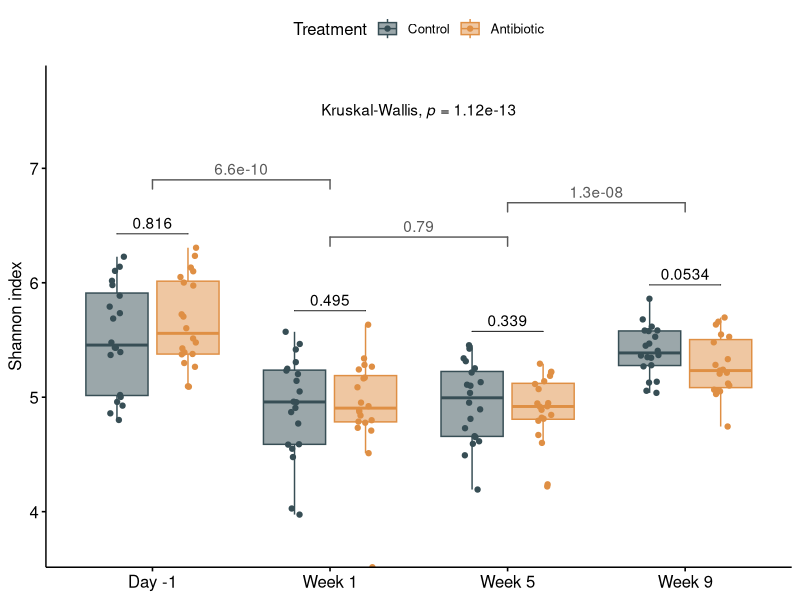
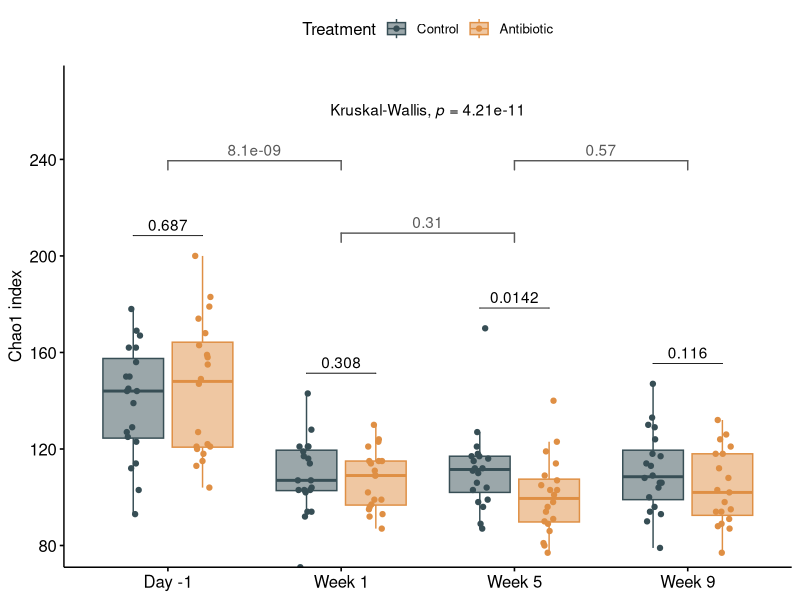
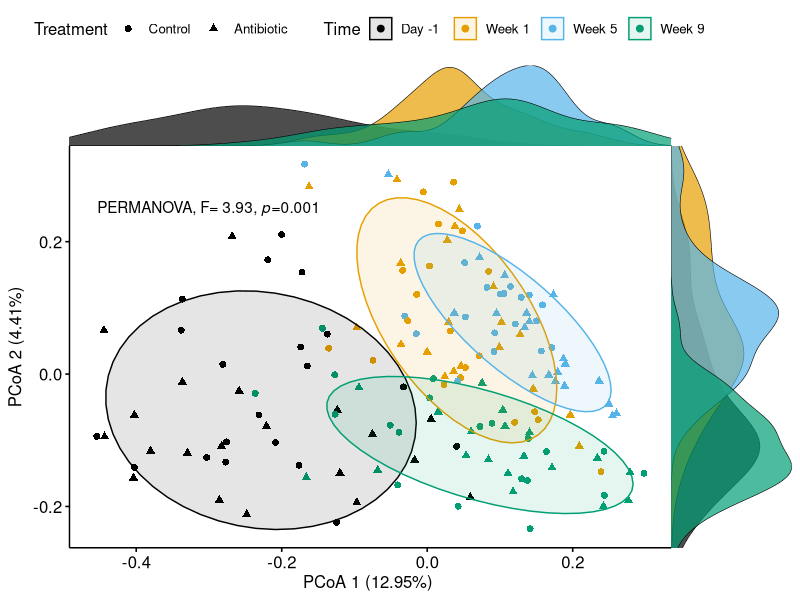
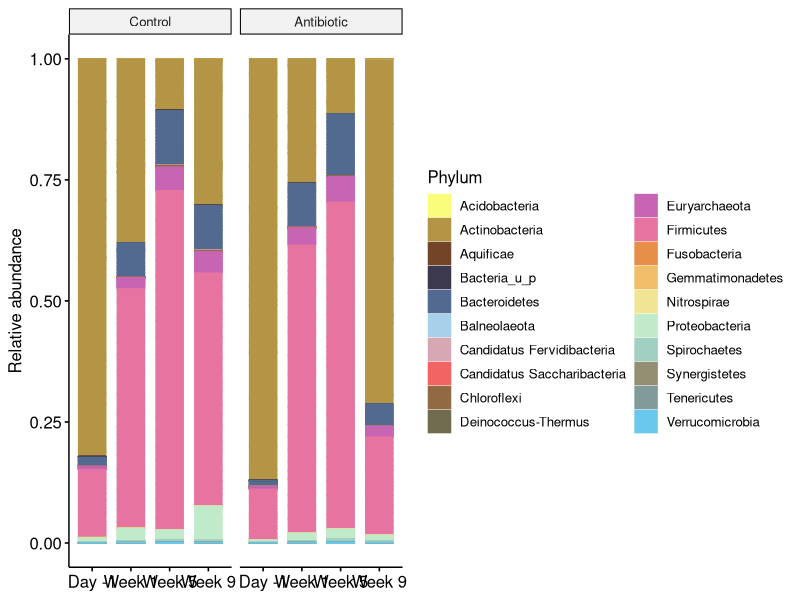
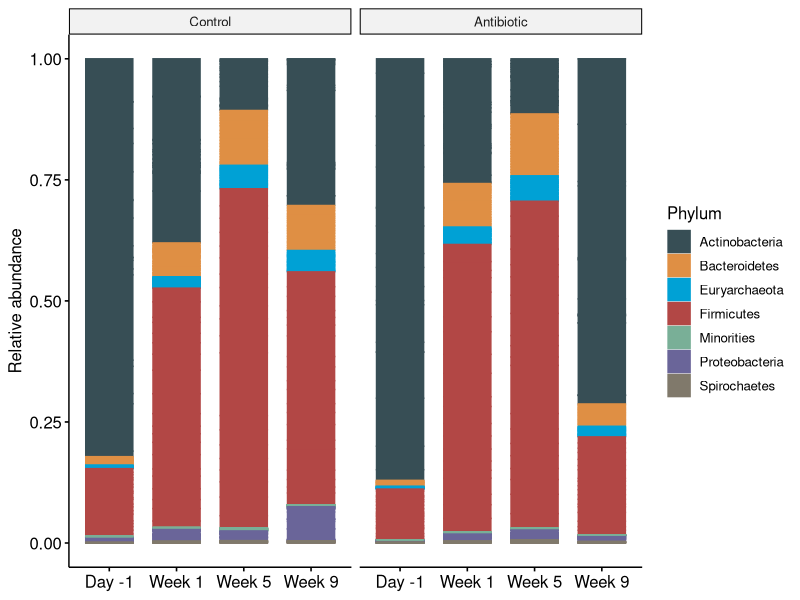
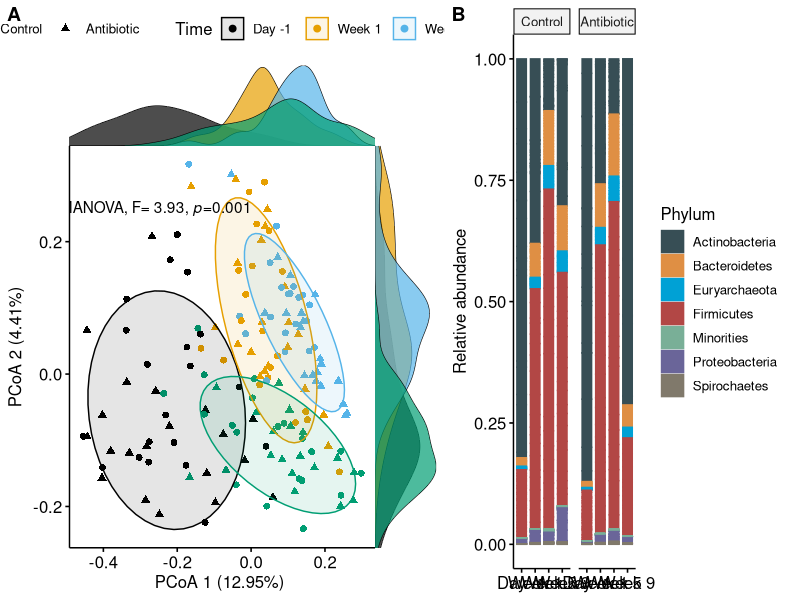

The R script that drew these images, in order:
## ---- chunk 1
library(tidyverse)
library("ggsci")
library(ggpubr)
library(rstatix)
library(scales)
## ---- chunk 2
setwd("~/OneDrive\ -\ Michigan\ State\ University/Manning_lab/Mastitis_project/GitHub/data/")

#Metadata
metadata =read.table("metadata.csv", sep = ",", header = TRUE,  na.strings = "") %>% 
   filter(Time_tx %in% c("Day -1","Week 1","Week 5", "Week 9"))
metadata$days_tx <- as.numeric(as.character(metadata$days_tx))
metadata$Treatment <- factor(metadata$Treatment, levels= c("Control","Antibiotic"))

#Alpha diversity (shannon, simpson, chao1) calculated through the COSMOS-ID pipeline
alpha =read.table("alpha_bacteria_abs_COSMOS-ID.tsv", sep = "\t", header = TRUE,  na.strings = "") 

#Beta diversity (Jaccard & Bray-curtis dissimilarity) calculated through the COSMOS-ID pipeline
beta = read.table("betapca_bacteria_abs_COSMOS-ID.tsv", sep = "\t", header = TRUE,  na.strings = "") 

#ARGs abundance score calculated through the COSMOS-ID pipeline
abundance = read.table("abundance_bacteria_abs_COSMOS-ID.tsv", sep = "\t", header = TRUE,  na.strings = "", check.names = F)
## ---- chunk 3
alpha_met <- merge(metadata,alpha,by="Name")
alpha_beta_met <- merge(alpha_met,beta,by="Name")
## ---- chunk 4
library(rstatix)
#Calculating p-value for the variation over time
stat.test_time <- alpha_beta_met %>%
  kruskal_test(Shannon ~ Time_tx)
stat.test_time
## ---- chunk 5
#Calculating p-values between treatments by time point
stat.test <- alpha_beta_met %>%
  group_by(Time_tx) %>%
  wilcox_test(Shannon ~ Treatment, alternative = "greater") %>%
  adjust_pvalue(method = "bonferroni") %>%
  add_significance("p.adj") %>% 
  add_xy_position(x = "Time_tx", dodge = 0.8)
stat.test
## ---- chunk 6
library(ggpubr)
library(ggsci)
#Boxplot of Shannon diversity between treatment groups over time
shannon_boxplot_bacteria = ggboxplot(alpha_beta_met, x = "Time_tx", y = "Shannon", color = "Treatment", palette = "jama", fill = "Treatment", add = c("jitter"), notch = F, outlier.shape = NA) +
  labs(x = "Time to treatment", y = "Shannon index", colour = "Treatment", fill = "Treatment") + 
  scale_fill_jama(alpha = 0.5) +
  stat_pvalue_manual(stat.test,  label = "p", tip.length = 0) +
  scale_y_continuous(expand = expansion(mult = c(0, 0.1))) +
  annotate("text", x = 2.5, y = 7.5, label = expression(paste("Kruskal-Wallis, ", paste(italic('p'))," = 1.12e-13"))) +
  geom_signif(aes(y = Shannon, x = Time_tx),
              comparisons = list(c("Day -1","Week 1"),c("Week 1","Week 5"),c("Week 5","Week 9") ), 
              test = "wilcox.test", y_position = c(6.7,6.2,6.5), color = "gray35", tip_length = 0.02) +
  theme(axis.title.x = element_blank())

shannon_boxplot_bacteria
## ---- chunk 7
library(rstatix)
#Calculating p-value for the variation over time
stat.test_time <- alpha_beta_met %>%
  kruskal_test(Chao1 ~ Time_tx)
stat.test_time
## ---- chunk 8
#Calculating p-values between treatments by time point
stat.test <- alpha_beta_met %>%
  group_by(Time_tx) %>%
  wilcox_test(Chao1 ~ Treatment, alternative = "greater") %>%
  adjust_pvalue(method = "bonferroni") %>%
  add_significance("p.adj") %>% 
  add_xy_position(x = "Time_tx", dodge = 0.8)

stat.test
## ---- chunk 9
chao1_bacteria_boxplot = ggboxplot(alpha_beta_met, x = "Time_tx", y = "Chao1", color = "Treatment", palette = "jama", fill = "Treatment", add = c("jitter"), notch = F, outlier.shape = NA) +
  labs(x = "Time to treatment", y = "Chao1 index", colour = "Treatment", fill = "Treatment") + 
  scale_fill_jama(alpha = 0.5)  + 
  stat_pvalue_manual(stat.test,  label = "p", tip.length = 0) +
  scale_y_continuous(expand = expansion(mult = c(0, 0.1))) +
  annotate("text", x = 2.5, y = 260, label = expression(paste("Kruskal-Wallis, ", paste(italic('p'))," = 4.21e-11"))) +
  geom_signif(aes(y = Chao1, x = Time_tx),
              comparisons = list(c("Day -1","Week 1"),c("Week 1","Week 5"),c("Week 5","Week 9") ), 
              test = "wilcox.test", y_position = c(230,200,230), color = "gray35", tip_length = 0.02) +
  theme(axis.title.x = element_blank())

chao1_bacteria_boxplot
## ---- chunk 10
library(cowplot)
library("scales")
library(ggthemes)

#Permanova value provided by COSMOS-ID
label_perm <- expression(paste("PERMANOVA, ",F ,"= 3.93, ",paste(italic('p')),"=0.001"))

#PCoA of the Bray-Curtis dissimilarity 
pmain_brayF = ggscatter(alpha_beta_met, x = "bray_curtis.X", y = "bray_curtis.Y", color = "Time_tx", shape = "Treatment",ellipse = TRUE, ellipse.level=.7,mean.point = F, mean.point.size = 5, star.plot = F) +
  labs(x = "PCoA 1 (12.95%) ", y = "PCoA 2 (4.41%)", colour = "Time", fill = "Time") + 
  theme(legend.position = "top") +
  scale_fill_colorblind() +   
  scale_color_colorblind() +
  annotate("text", x = -0.3, y = 0.25, label = label_perm, colour = "black") 

#Adding marginal densities along x axis in the PCoA
xdens <- axis_canvas(pmain_brayF, axis = "x") +
  geom_density(data = alpha_beta_met, aes(x = bray_curtis.X, fill = Time_tx), alpha = 0.7, size = 0.2) +
  theme(legend.position = "none") +
  scale_fill_colorblind()

#Adding marginal densities along x axis in the PCoA
ydens <- axis_canvas(pmain_brayF, axis = "y", coord_flip = TRUE) +
  theme(legend.position = "none") +
  geom_density(data = alpha_beta_met, aes(x = bray_curtis.Y, fill = Time_tx), alpha = 0.7, size = 0.2)+
  coord_flip() +
  scale_fill_colorblind()

#Inserting densities in the PCoA plot
p1 <- insert_xaxis_grob(pmain_brayF, xdens, grid::unit(.2, "null"), position = "top")
p2<- insert_yaxis_grob(p1, ydens, grid::unit(.2, "null"), position = "right")

#Ploting the PCoA
bray_plot_bacteria = ggdraw(p2)
bray_plot_bacteria
## ---- chunk 11
library(reshape2)
#Adding all the abundances at the Phylum level
bacteria_Phylum_ab <- abundance %>% 
  dplyr::select(Phylum, 9:167) %>% 
  group_by(Phylum) %>% 
  summarise_all(sum)

#Transposing table and merging with the metadata
bacteria_Phylum_ab_metadata <- melt(bacteria_Phylum_ab, id = colnames(bacteria_Phylum_ab)[1]) %>% 
  rename(Name = variable, Abundance = value) %>% 
  merge(metadata,by="Name")
## ---- chunk 12
bacteria_Phylum_ab_barplot <- bacteria_Phylum_ab_metadata %>% 
  ggbarplot(x= "Time_tx", y = "Abundance", color = "Phylum", fill = "Phylum", 
            palette = get_palette("rickandmorty",20), 
            ylab = "Relative abundance", 
            legend = "right", 
            position = position_fill()) +
  labs(fill="Phylum", color="Phylum") +
  facet_grid(~Treatment, scales = "free_x", space = "free_x") +
  theme(axis.title.x = element_blank()) +
  guides(color = guide_legend(ncol = 2, bycol = TRUE))

bacteria_Phylum_ab_barplot
## ---- chunk 13
#Renaming less abundant bacteria as a category "Minorities"
bacteria_Phylum_ab_metadata2 <- bacteria_Phylum_ab_metadata %>% 
  mutate(Phylum = recode(Phylum,
                         `Candidatus Fervidibacteria` = "Minorities",
                        Nitrospirae = "Minorities",
                        Balneolaeota = "Minorities",
                        `Candidatus Saccharibacteria` = "Minorities",
                        Aquificae = "Minorities",
                        Gemmatimonadetes ="Minorities",
                        Synergistetes ="Minorities",
                        `Deinococcus-Thermus` = "Minorities",
                        Fusobacteria = "Minorities",
                        Acidobacteria = "Minorities",
                        Tenericutes = "Minorities",
                        Bacteria_u_p = "Minorities",
                        Verrucomicrobia = "Minorities",
                        Chloroflexi = "Minorities"))
## ---- chunk 14
bacteria_Phylum_ab_barplot2 <- bacteria_Phylum_ab_metadata2 %>% 
  ggbarplot(x= "Time_tx", y = "Abundance", color = "Phylum", fill = "Phylum", 
            palette = get_palette("jama",7), 
            ylab = "Relative abundance", 
            legend = "right", 
            position = position_fill()) +
  labs(fill="Phylum", color="Phylum") +
  facet_grid(~Treatment, scales = "free_x", space = "free_x") +
  theme(axis.title.x = element_blank())

bacteria_Phylum_ab_barplot2
## ---- chunk 15
bacteria_composition_plots <- ggarrange(bray_plot_bacteria,bacteria_Phylum_ab_barplot2,ncol = 2, nrow = 1, align = "hv", widths = c(1,.8), labels = c("A","B"))
bacteria_composition_plots
## ---- chunk 16
#composition_plots <- ggarrange(bacteria_composition_plots, ARG_composition_plots, nrow = 2)
#composition_plots
## ---- chunk 17
#alpha_plots <- ggarrange(shannon_boxplot_bacteria, chao1_bacteria_boxplot, shannon_boxplot_ARG, chao1_ARG_boxplot, nrow = 2, ncol = 2, labels = c("A","B","C","D"), common.legend = T)
#alpha_plots
## ---- chunk 18
setwd("~/OneDrive\ -\ Michigan\ State\ University/Manning_lab/Mastitis_project/figures/composition")
#ggsave(plot=alpha_plots,"alpha_diversity_plots.png", width = 10, height = 8)
#ggsave(plot=composition_plots,"composition_plots.png", width = 17, height = 8)
